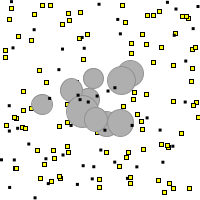
Frame 1 (no input)
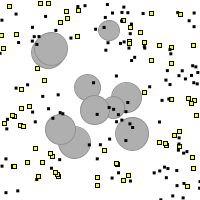
Frame 60 (the mouse pressed at the canvas centre just before this capture)
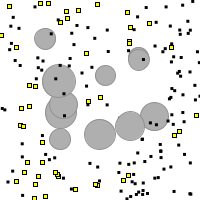
Frame 120 (the mouse held since frame 60 and released just before this capture)

The Processing sketch that drew these frames (run headless with seeded random() and noise(); from frame 60 on, the mouse is pressed at the canvas centre):

// Processing sketch: e03_blobs_mosquitoes_and_food__in_separate_files
// ── e03_blobs_mosquitoes_and_food__in_separate_files.pde
import java.util.Iterator;

FoodSystem fs;
CreatureSystem cs;

void setup() {
  size(200,200);
  fs = new FoodSystem();
  cs = new CreatureSystem();
}

void draw() {
  background(255);
  
  fs.display();
  cs.display();
  
  fs.update();
  cs.update();
}

// ── Creature.pde
interface Creature {
  void display();
  void update();
  Creature[] reproduce(); // for each frame - return empty array if no children
  boolean isAlive();
}

class Blob implements Creature {
  
  float tick = int(random(0,1e4));
  float health = 200;
  
  void display() {
    stroke(145);
    fill(175);
    ellipse(_getX(),_getY(),_getSize(),_getSize());
  }
  
  void update() {
    tick++;
    health--;
    _eat();
  }
  
  Blob[] reproduce() {
    if (random(1) < 0.005)
      return new Blob[]{new Blob()};
    else
      return new Blob[0];
  }
  
  boolean isAlive() {
    return health > 0;
  }
  
  void _eat() {
    // eat food pieces I'm standing above
    Iterator<FoodPiece> it = fs.iterator();
    while (it.hasNext()) {
      FoodPiece fp = it.next();
      if (circleContains(_getLocation(),_getSize()/2,fp.getLocation())) {
        health++;
        it.remove();
      }
    }
  }
  
  PVector _getLocation() {
    return new PVector(_getX(),_getY());
  }
  
  float _getX() {
    return map(noise(tick*0.02),0,1,0,width);
  }
  
  float _getY() {
    return map(noise(1e4+tick*0.02),0,1,0,height);
  }
  
  float _getSize() {
    float min = 20;
    float max = 33;
    return map(sin(tick*0.04),-1,1,min,max);
  }
}

class Mosquito implements Creature {
  
  PVector location;
  PVector velocity;
  
  int health = 100;
  
  Mosquito() {
    location = new PVector(random(0,width),random(0,height));
    velocity = new PVector(random(-1,1),random(-1,1));
  }
  
  Mosquito(PVector location_) {
    location = location_;
    velocity = new PVector(random(-1,1),random(-1,1));
  }
  
  void display() {
    rectMode(CENTER);
    noStroke();
    fill(0);
    rect(location.x,location.y,3,3);
  }
  
  void update() {
    _move();
    _eat();
    _getOlder();
  }
  
  void _move() {
    PVector acceleration = _calculateTotalForce(); // assuming mass = 1
    velocity.add(acceleration);
    location.add(velocity);
    _bounceOnEdges();
  }
  
  PVector _calculateTotalForce() {
    PVector randomForce = PVector.random2D();
    randomForce.mult(0.4);
    
    float speed = velocity.mag();
    PVector airResistance = velocity.copy();
    airResistance.setMag(-0.02*speed*speed);
    
    PVector[] forces = new PVector[]{randomForce,airResistance};
    return sumVectors(forces);
  }
  
  void _bounceOnEdges() {
    // vertical
    if (location.y < 0) {
      location.y = 0;
      velocity.y = abs(velocity.y);
    } else if (location.y > height) {
      location.y = height;
      velocity.y = -abs(velocity.y);
    }
    
    // horizontal
    if (location.x < 0) {
      location.x = 0;
      velocity.x = abs(velocity.x);
    } else if (location.x > width) {
      location.x = width;
      velocity.x = -abs(velocity.x);
    }
  }
  
  void _eat() {
    Iterator<FoodPiece> it = fs.iterator();
    while (it.hasNext()) {
      FoodPiece fp = it.next();
      if (circleContains(location,1.5,fp.getLocation())) {
        health++;
        it.remove();
      }
    }
  }
  
  void _getOlder() {
    health--;
  }
  
  Mosquito[] reproduce() {
    if (random(1) < 0.99*0.01/5.0) {
      Mosquito[] children = new Mosquito[5];
      for (int i = 0; i < children.length; i++) {
        PVector location = this.location.copy();
        PVector diff = PVector.random2D();
        diff.mult(10);
        location.add(diff);
        
        children[i] = new Mosquito(location);
      }
      return children;
    } else {
      return new Mosquito[]{};
    }
  }
  
  boolean isAlive() {
    return health > 0;
  }
}

// ── CreatureSystem.pde
class CreatureSystem {
  
  ArrayList<Creature> creatures = new ArrayList<Creature>();
  
  CreatureSystem() {
    for (int i = 0; i < 100; i++) {
      if (i < 10)
        creatures.add(new Blob());
      if (i < 50)
        creatures.add(new Mosquito());
    }
  }
  
  void display() {
    for (Creature c: creatures)
      c.display();
  }
  
  void update() {
    ArrayList<Creature> children = new ArrayList<Creature>();
    
    Iterator<Creature> it = creatures.iterator();
    while (it.hasNext()) {
      Creature c = it.next();
      if (c.isAlive()) {
        c.update();
        for (Creature child: c.reproduce()) // collect children
          children.add(child);
      } else {
        it.remove();
      }
    }
    
    // add children
    for (Creature child: children)
      creatures.add(child);
  }
}

// ── Food.pde
interface FoodPiece {
  void display();
  PVector getLocation();
}

class Speck implements FoodPiece {
  
  PVector location;
  
  Speck() {
    location = new PVector(random(width),random(height));
  }
  
  void display() {
    pushMatrix();
    translate(location.x,location.y);
    fill(255,255,0);
    stroke(0);
    rect(0,0,4,4);
    popMatrix();
  }
  
  PVector getLocation() {
    return location.copy();
  }
}

// ── FoodSystem.pde
class FoodSystem {
  
  ArrayList<FoodPiece> foodPieces = new ArrayList<FoodPiece>();
  
  FoodSystem() {
    while (foodPieces.size() < 100)
      foodPieces.add(new Speck());
  }
  
  void display() {
    for (FoodPiece fp: foodPieces)
      fp.display();
  }
  
  void update() {
    if (random(1) < 0.5 && foodPieces.size() < 200)
      foodPieces.add(new Speck());
  }
  
  Iterator<FoodPiece> iterator() {
    return foodPieces.iterator();
  }
}

// ── util.pde
boolean circleContains(PVector center, float radius, PVector point) {
  return PVector.sub(center,point).mag() <= radius;
}

PVector sumVectors(PVector[] vs) {
  PVector result = new PVector(0,0);
  for (PVector v: vs)
    result.add(v);
  return result;
}
